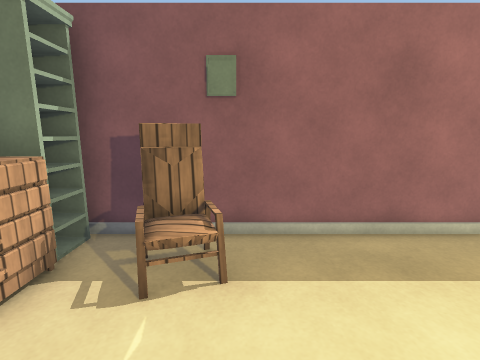
[1] (above)

16 first-person views from a walk through a 3-D level made in the Unity game engine. The camera is 1.3 m above the floor, tilts 10° down and sees 85° across. The floor is counted in squares, 0.5 m on a side. Each view is taken from the middle of a square. On the plan, view 1 faces up. The plan holds only what a view shows up to about 18 squares ahead; the rest is blank. The player is left out. Some animated figures are left out. Surface patterns are stand-ins for the level's own textures.

[2]
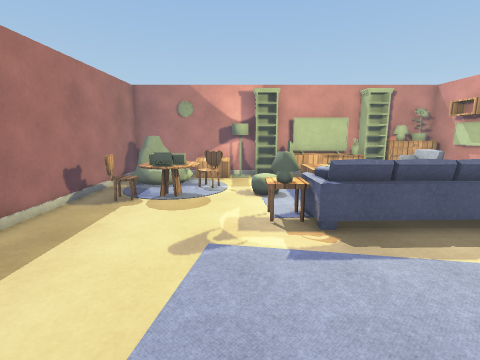

[3]
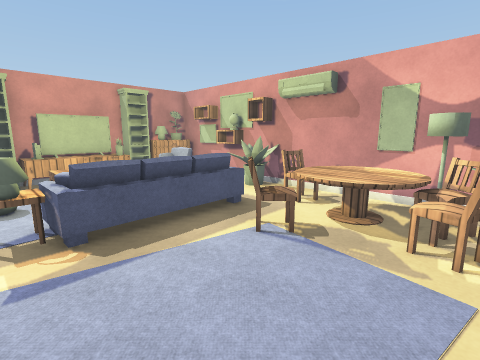

[4]
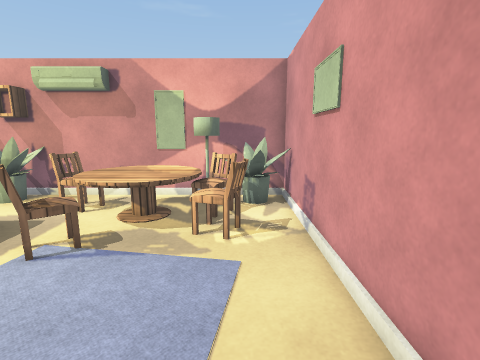

[5]
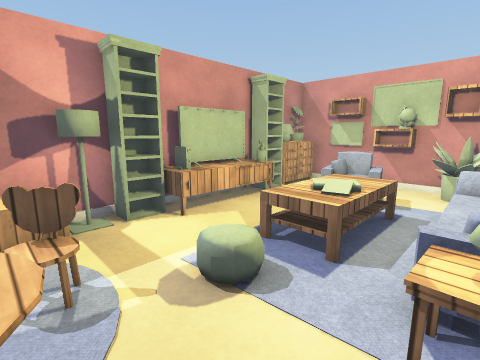

[6]
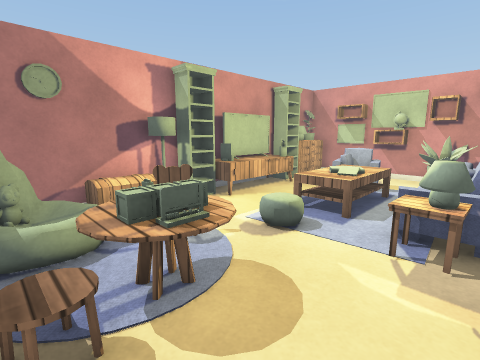

[7]
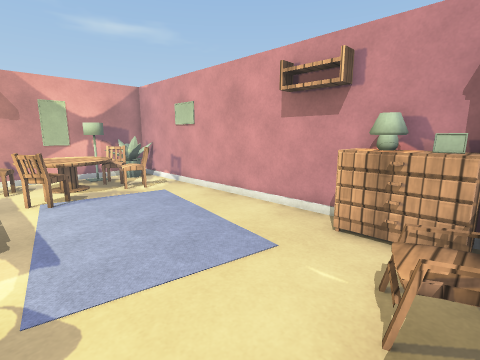

[8]
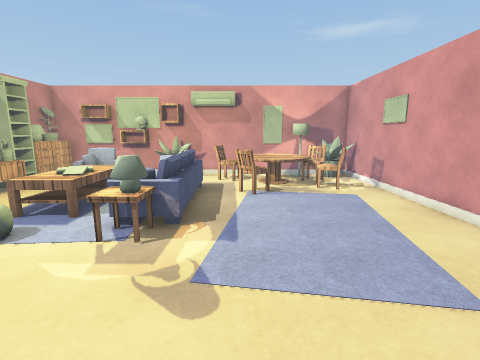

[9]
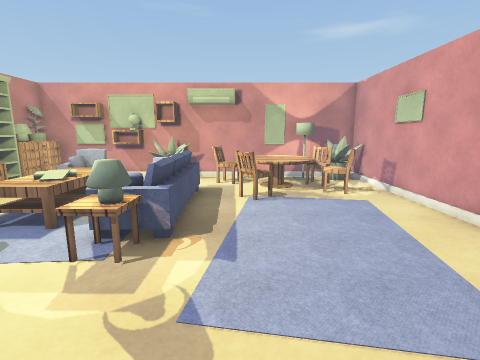

[10]
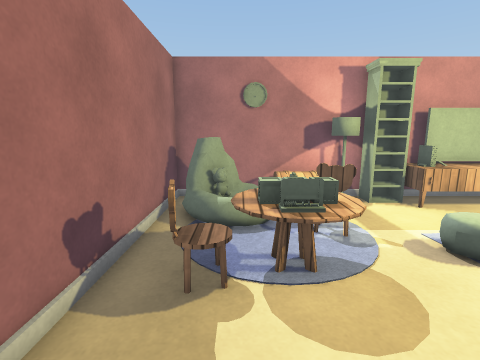

[11]
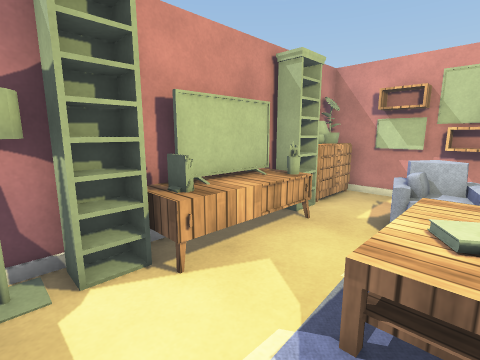

[12]
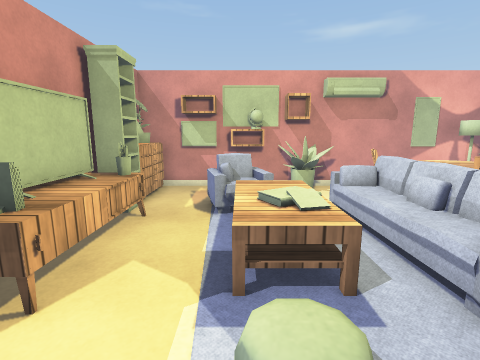

[13]
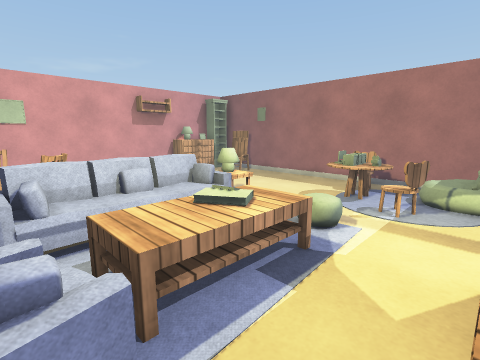

[14]
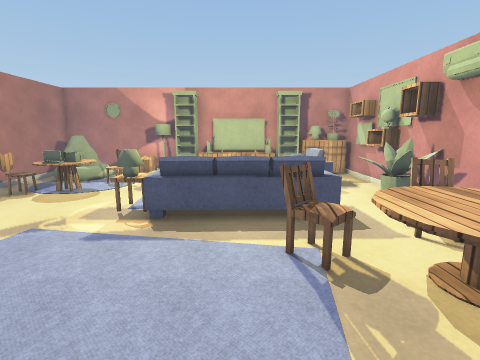

[15]
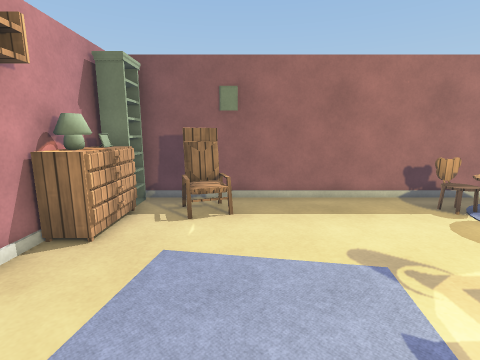

[16]
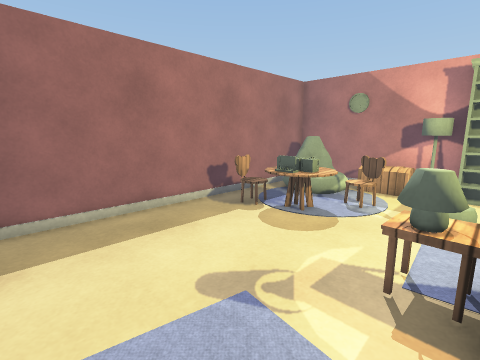

### Floor plan
Points are (right, up) in squares from view 1. A wall is a line through its corners. A room is listed if a view was taken in it or the views show most of it. See-through windows are left out.
Room 1 (views 1, 2, 3, 4, 5, 6, 7, 8, 9, 10, 11, 12, 13, 14, 15, 16)
walls: (13.5, -2.1) (13.5, -1); (13.6, -2.2) (12.7, -2.2) (12.7, -0.9) (13.6, -0.9); (12.7, -8.5) (12.7, -7.4) (13.6, -7.4); (9.4, -12.2) (13.9, -12.2) (13.9, 6.6) (-4.1, 6.6); (13.5, -8.8) (13.5, -7.6); (-3.8, 6.4) (-3.8, 5) (-4.7, 5); (-4.9, 5.5) (-4.9, -12.2) (7.5, -12.2)
objects: other object (-4, -11) to (-3, -10); cabinet (-4, 2) to (-3, 4); lamp (-4, 3); chair (-3, -10); chair (-3, -8) to (-3, -7); lamp (-2, -11) to (-1, -11); table (-2, -11) to (2, -7); chair (-2, 5) to (-1, 6); chair (1, -7) to (2, -6); carpet (1, -6); chair (3, -11) to (3, -10); sofa (4, -8) to (5, -3); table (4, -2) to (5, -1); other object (5, -11) to (7, -10); carpet (5, -8) to (6, -3); pillow (5, -3) to (5, -2); shelf (6, -12) to (7, -11); pillow (6, -7); sofa (6, -2); carpet (6, -1); table (7, -7) to (9, -3); books (7, -4) to (8, -4); table (7, 2) to (9, 4); other object (8, -12); shelf (8, -12) to (9, -11); sofa (8, -9) to (10, -8); books (8, -5); carpet (8, -2) to (9, -1); chair (8, 5); pillow (9, -8) to (10, -8); sofa (10, -7); chair (10, 1); carpet (10, 2) to (12, 5); cabinet (12, -7) to (13, -2); other object (12, 4) to (13, 6); other object (12, 5); cabinet (13, -11); lamp (13, -10); cabinet (13, -9); TV (13, -6) to (13, -4); console (13, -3); lamp (13, 0); chest (13, 1)

Where each view was taken, in squares from view 1:
view 1: 0 up, 0 right, facing up
view 2: 0 up, 3 left, facing right
view 3: 1 down, 3 left, facing down-right
view 4: 1 down, 3 left, facing down
view 5: 2 up, 5 right, facing down-right
view 6: 5 up, 4 right, facing down-right
view 7: 5 up, 3 right, facing down-left
view 8: 5 up, 2 right, facing down
view 9: 4 up, 2 right, facing down
view 10: 4 up, 3 right, facing right
view 11: 0 up, 8 right, facing down-right
view 12: 1 up, 9 right, facing down
view 13: 8 down, 12 right, facing up-left
view 14: 5 down, 4 left, facing right
view 15: 4 down, 0 right, facing up
view 16: 2 down, 0 right, facing up-right
